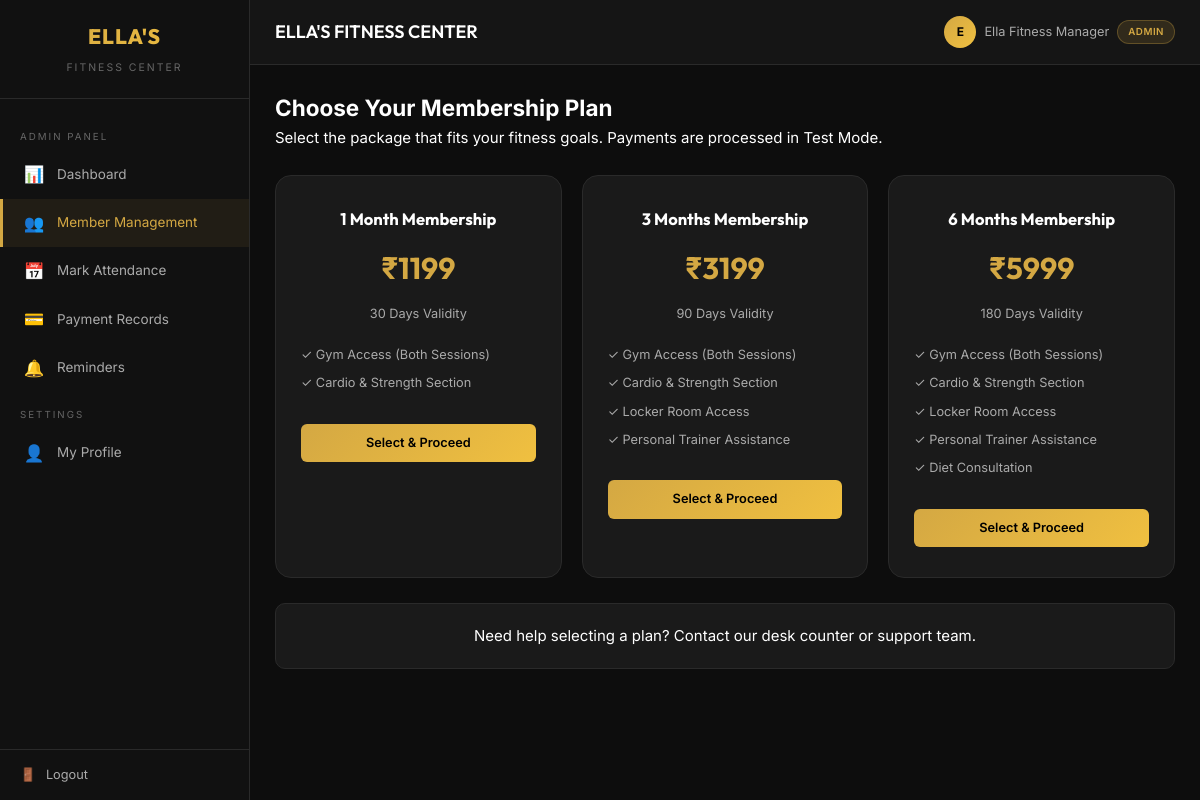
Screenshot of /members/join/ (signed in) with the database file from the repository.
### accounts/models.py (models this page shows, shortened)
class User(AbstractUser):
    ROLE_CHOICES = [
        ('CLIENT', 'Client'),
        ('ADMIN', 'Admin'),
    ]
    role = models.CharField(max_length=10, choices=ROLE_CHOICES, default='CLIENT')
    phone = models.CharField(max_length=15, blank=True)
    address = models.TextField(blank=True)
    date_of_birth = models.DateField(null=True, blank=True)
    emergency_contact = models.CharField(max_length=15, blank=True)
    @property
    def is_admin_user(self):
        return self.role == 'ADMIN'

### members/views.py (the view)
# urls.py: path('join/', views.join_gym, name='join_gym'),
def join_gym(request):
    plans = [
        {'key': '1_MONTH', 'name': '1 Month', 'price': 1199, 'duration': '30 Days'},
        {'key': '3_MONTH', 'name': '3 Months', 'price': 3199, 'duration': '90 Days'},
        {'key': '6_MONTH', 'name': '6 Months', 'price': 5999, 'duration': '180 Days'},
    ]
    return render(request, 'members/join.html', {'plans': plans})

### templates/members/join.html (shortened to what this page needs)
{% extends 'dashboard_base.html' %}
{% block content %}
<div class="mb-20">
    <h2>Choose Your Membership Plan</h2>
    <p class="text-secondary">Select the package that fits your fitness goals. Payments are processed in Test Mode.</p>
</div>
<div class="plans-grid">
    {% for plan in plans %}
        <div class="plan-card">
            <h3>{{ plan.name }} Membership</h3>
            <div class="price">₹{{ plan.price }}</div>
            <div class="duration">{{ plan.duration }} Validity</div>
            <div style="text-align: left; margin: 20px 0 30px; font-size: 0.85rem; color: var(--text-secondary);">
                <div style="margin-bottom: 8px;">✓ Gym Access (Both Sessions)</div>
                <div style="margin-bottom: 8px;">✓ Cardio & Strength Section</div>
                {% if plan.key == '3_MONTH' or plan.key == '6_MONTH' %}
                    <div style="margin-bottom: 8px;">✓ Locker Room Access</div>
                    <div style="margin-bottom: 8px;">✓ Personal Trainer Assistance</div>
                {% endif %}
                {% if plan.key == '6_MONTH' %}
                    <div style="margin-bottom: 8px;">✓ Diet Consultation</div>
                {% endif %}
            </div>
            <a href="{% url 'select_plan' plan.key %}" class="btn btn-gold" style="width: 100%; justify-content: center;">
                Select & Proceed
            </a>
        </div>
    {% endfor %}
</div>
<div class="card mt-20 text-center">
    <p class="text-secondary">Need help selecting a plan? Contact our desk counter or support team.</p>
</div>
{% endblock %}

### templates/components/header.html (shortened to what this page needs)
<div class="header">
    <div class="header-left">
        <h1>{% block header_title %}ELLA'S FITNESS CENTER{% endblock %}</h1>
    </div>
    <div class="header-right">
        <div class="header-user">
            <div class="avatar">
                {{ user.first_name|slice:":1"|upper|default:user.username|slice:":1"|upper }}
            </div>
            <span>{{ user.get_full_name|default:user.username }}</span>
            <span class="badge badge-gold" style="font-size: 0.65rem;">{{ user.get_role_display }}</span>
        </div>
    </div>
</div>

### static/css/style.css (style rules this page uses)
:root { --bg-primary: #0d0d0d; --bg-secondary: #151515; --bg-card: #1a1a1a; --bg-card-hover: #222222; --bg-input: #1e1e1e; --bg-sidebar: #111111; --gold: #d4a843; --gold-bright: #f0c040; --gold-dim: #a88430; --gold-gradient: linear-gradient(135deg, #d4a843, #f0c040); --text-primary: #ffffff; --text-secondary: #aaaaaa; --text-muted: #666666; --success: #4caf50; --success-bg: rgba(76, 175, 80, 0.15); --danger: #f44336; --danger-bg: rgba(244, 67, 54, 0.15); --warning: #ff9800; --warning-bg: rgba(255, 152, 0, 0.15); --info: #2196f3; --info-bg: rgba(33, 150, 243, 0.15); --border-color: #2a2a2a; --border-gold: rgba(212, 168, 67, 0.3); --radius-sm: 6px; --radius-md: 10px; --radius-lg: 16px; --shadow: 0 2px 12px rgba(0,0,0,0.4); --shadow-gold: 0 0 20px rgba(212, 168, 67, 0.1); --sidebar-width: 250px; --header-height: 65px; --font-primary: 'Inter', -apple-system, BlinkMacSystemFont, sans-serif; --font-heading: 'Outfit', 'Inter', sans-serif; }
*, *::before, *::after { margin: 0; padding: 0; box-sizing: border-box; }
html { font-size: 15px; scroll-behavior: smooth; }
body { font-family: var(--font-primary); background: var(--bg-primary); color: var(--text-primary); line-height: 1.6; min-height: 100vh; }
a { color: var(--gold); text-decoration: none; transition: color 0.2s; }
.header { height: var(--header-height); background: var(--bg-secondary); border-bottom: 1px solid var(--border-color); display: flex; align-items: center; justify-content: space-between; padding: 0 25px; position: sticky; top: 0; z-index: 50; }
.header-left { display: flex; align-items: center; gap: 15px; }
.header-left h1 { font-family: var(--font-heading); font-size: 1.2rem; font-weight: 600; }
.header-right { display: flex; align-items: center; gap: 15px; }
.header-user { display: flex; align-items: center; gap: 8px; color: var(--text-secondary); font-size: 0.85rem; }
.header-user .avatar { width: 32px; height: 32px; border-radius: 50%; background: var(--gold-gradient); display: flex; align-items: center; justify-content: center; font-weight: 700; font-size: 0.8rem; color: #000; }
.card { background: var(--bg-card); border: 1px solid var(--border-color); border-radius: var(--radius-md); padding: 20px; transition: border-color 0.2s; }
.btn { display: inline-flex; align-items: center; gap: 6px; padding: 9px 18px; border: none; border-radius: var(--radius-sm); font-family: var(--font-primary); font-size: 0.85rem; font-weight: 500; cursor: pointer; transition: all 0.2s; text-decoration: none; }
.btn-gold { background: var(--gold-gradient); color: #000; font-weight: 600; }
.badge { display: inline-flex; align-items: center; padding: 3px 10px; border-radius: 20px; font-size: 0.72rem; font-weight: 600; text-transform: uppercase; letter-spacing: 0.5px; }
.badge-gold { background: rgba(212, 168, 67, 0.15); color: var(--gold); border: 1px solid var(--border-gold); }
.plans-grid { display: grid; grid-template-columns: repeat(auto-fit, minmax(240px, 1fr)); gap: 20px; margin: 25px 0; }
.plan-card { background: var(--bg-card); border: 1px solid var(--border-color); border-radius: var(--radius-lg); padding: 30px 25px; text-align: center; transition: all 0.3s; position: relative; }
.plan-card h3 { font-family: var(--font-heading); font-size: 1.1rem; margin-bottom: 5px; }
.plan-card .price { font-family: var(--font-heading); font-size: 2rem; font-weight: 700; color: var(--gold); margin: 12px 0; }
.plan-card .duration { color: var(--text-secondary); font-size: 0.85rem; margin-bottom: 20px; }
.text-center { text-align: center; }
.mt-20 { margin-top: 20px; }
.mb-20 { margin-bottom: 20px; }

### rows the page displays
User: first_name "E", get_full_name "Ella Fitness Manager", role "ADMIN"

### other values shown
{{ plan.name }} "1 Month" "3 Months" "6 Months"
{{ plan.price }} "1199" "3199" "5999"
{{ plan.duration }} "30 Days" "90 Days" "180 Days"
